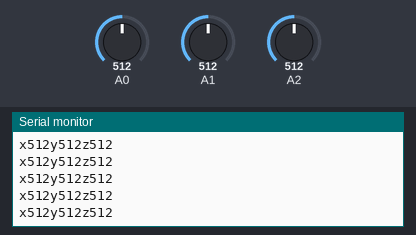
Recording of a sketch running on a simulated Arduino Uno, built with avr-gcc and run on an emulated ATmega328P. Parts: the last lines printed to the serial monitor. The inputs (shaded band) are chosen by the test bench; at power-on: A0 = 512, A1 = 512, A2 = 512.

Above: at 1.2 s.
1.3 s: A0 set to 987
At 1.5 s:
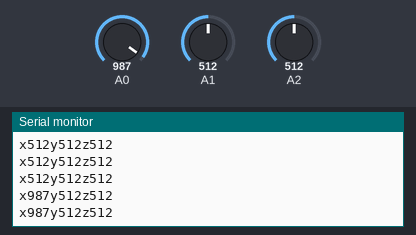
2.8 s: A0 set to 1017
At 2.88 s:
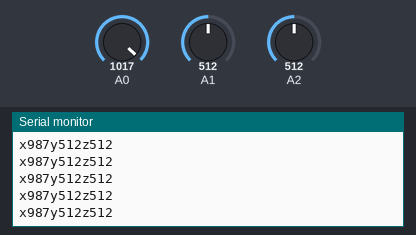
Timing chart, 0 to 5.8 s (numbered marks = the images above; inputs shaded):
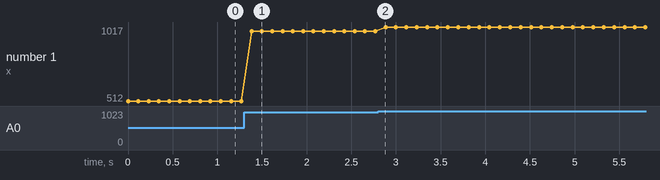

Measured:
- after the input at 1.3 s, the serial monitor: prints a new line after 0.08 s (image 1)
- plotted number 1: 512 → 987 after the input at 1.3 s, 987 → 1017 after the input at 2.8 s

The sketch:

send_val.ino
```cpp
void setup() {
  Serial.begin(9600);
  pinMode(A0, INPUT);
  pinMode(A1, INPUT);
  pinMode(A2, INPUT);
}

void loop() {
  String x = String(analogRead(A0)); //blue
  String y = String(analogRead(A1)); //yellow
  String z = String(analogRead(A2)); //green
  String send_val = "x"+x+"y"+y+"z"+z;

  Serial.println(send_val); Serial.flush();
  delay(100);
}
```
